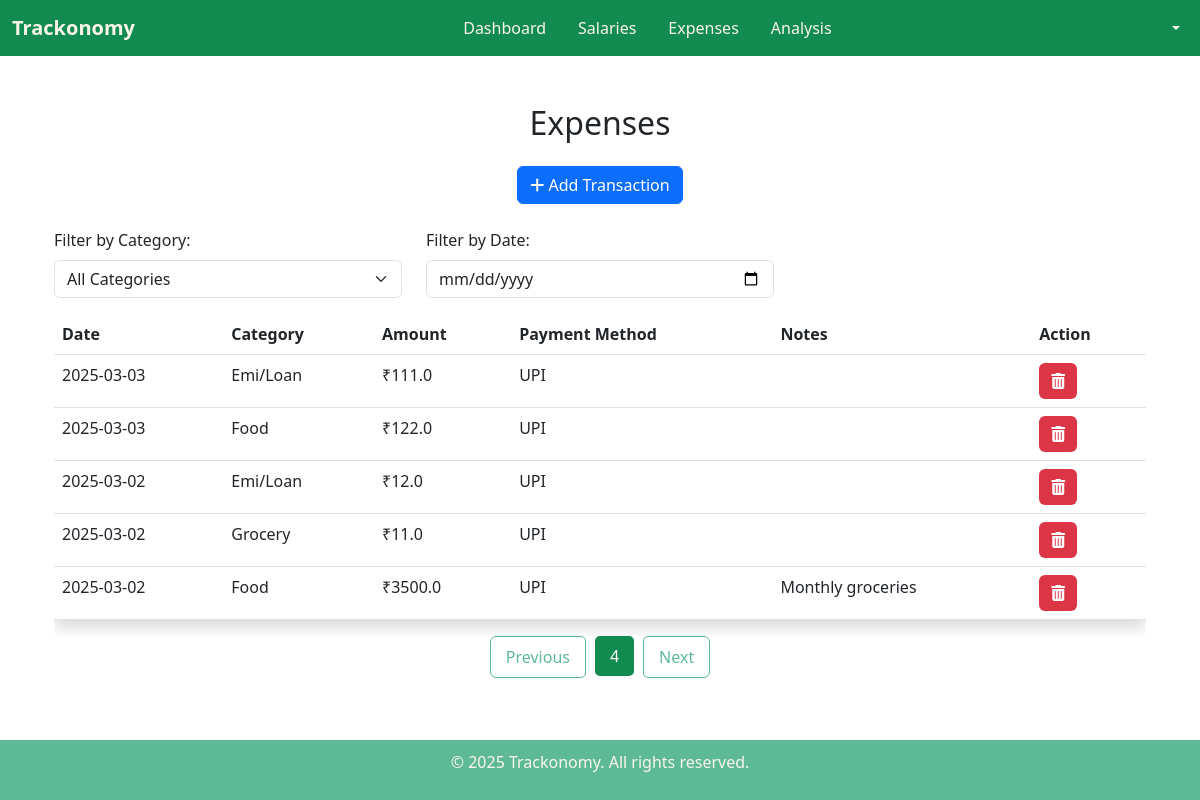
Page /expenses?page=4&category=&date= (signed in) on the committed database.
### tables this page shows
CREATE TABLE expenses (
            id INTEGER PRIMARY KEY AUTOINCREMENT,
            user_id INTEGER NOT NULL,
            amount REAL NOT NULL,
            category TEXT NOT NULL,
            date TEXT NOT NULL,
            description TEXT,
            payment_method TEXT NOT NULL, recurring INTEGER DEFAULT 0, last_added DATE, salary_id INTEGER,
            FOREIGN KEY (user_id) REFERENCES users (id)
        );

### app.py (the view)
@app.route('/expenses')
def expenses():
    if 'username' not in session:
        return redirect(url_for('login'))
    user_id = session['user_id']
    page = request.args.get('page', 1, type=int)
    category = request.args.get('category', '', type=str)
    date = request.args.get('date', '', type=str)
    limit = 5  # Show 5 expenses per page
    offset = (page - 1) * limit
    conn = get_db_connection()
    cursor = conn.cursor()
    cursor.execute("SELECT id, amount, salary_type FROM salaries WHERE user_id = ?", (user_id,))
    salaries = cursor.fetchall()
    query_count = "SELECT COUNT(*) FROM expenses WHERE user_id = ?"
    params_count = [user_id]
    query = "SELECT * FROM expenses WHERE user_id = ?"
    params = [user_id]
    if category:
        query += " AND category = ?"
        params.append(category)
        query_count += " AND category = ?"
        params_count.append(category)
    if date:
        query += " AND date = ?"
        params.append(date)
        query_count += " AND date = ?"
        params_count.append(date)
    query += " ORDER BY date DESC LIMIT ? OFFSET ?"
    params.extend([limit, offset])
    cursor.execute(query_count, params_count)
    total_expenses = cursor.fetchone()[0]
    total_pages = (total_expenses + limit - 1) // limit  # Calculate total pages
    cursor.execute(query, params)
    expenses = cursor.fetchall()
    conn.close()
    return render_template(
        'expenses.html',
        expenses=expenses,
        page=page,
        total_pages=total_pages,
        category=category,
        date=date,
        salaries=salaries
    )

### app.py (called while the page is built)
def get_db_connection():
    conn = sqlite3.connect(DATABASE)
    conn.row_factory = sqlite3.Row  # Allows fetching results as dictionaries
    return conn

### templates/expenses.html (shortened to what this page needs)
{% extends 'base.html' %}
{% block content %}
<link rel="stylesheet" href="https://cdn.jsdelivr.net/npm/bootstrap@5.3.0/dist/css/bootstrap.min.css">
<div class="container mt-4">
    <h2 class="text-center mb-4">Expenses</h2>
    <div class="text-center mb-4">
        <button class="btn btn-primary" onclick="openPopup()">
            <i class="fas fa-plus"></i> Add Transaction
        </button>
    </div>
    <div class="row mb-3">
        <div class="col-md-4">
            <label for="categoryFilter" class="form-label">Filter by Category:</label>
            <select id="categoryFilter" class="form-select" onchange="applyFilters()">
                <option value="">All Categories</option>
            </select>
        </div>
        <div class="col-md-4">
            <label for="dateFilter" class="form-label">Filter by Date:</label>
            <input type="date" id="dateFilter" class="form-control" onchange="applyFilters()">
        </div>
    </div>
    <div class="table-responsive">
        <table class="table table-hover shadow rounded" style="background-color: #FBF6E9;">
            <thead style="background-color: #E3F0AF; color: #333;">
                <tr>
                    <th>Date</th>
                    <th>Category</th>
                    <th>Amount</th>
                    <th>Payment Method</th>
                    <th>Notes</th>
                    <th>Action</th>
                </tr>
            </thead>
            <tbody>
                {% if expenses %}
                {% for expense in expenses %}
                    <tr>
                        <td>{{ expense[4] }}</td>
                        <td>{{ expense[3] }}</td>
                        <td>₹{{ expense[2] }}</td>
                        <td>{{ expense[6] }}</td>
                        <td>{{ expense[5] }}</td>
                        <td>
                            <form action="{{ url_for('delete_transaction', transaction_id=expense[0]) }}" method="post">
                                <button type="submit" class="btn btn-danger">
                                    <i class="fas fa-trash-alt"></i>
                                </button>
                            </form>
                        </td>
                    </tr>
                {% endfor %}
                {% else %}
                    <tr>
                        <td colspan="6" class="text-center">No expenses available.</td>
                    </tr>
                {% endif %}
            </tbody>
        </table>
    </div>
</div>
<nav>
    <ul class="pagination justify-content-center">
        {% if page > 1 %}
            <li class="page-item">
                <a class="page-link" href="{{ url_for('expenses', page=page-1, category=request.args.get('category', ''), date=request.args.get('date', '')) }}">Previous</a>
            </li>
        {% endif %}
        <li class="page-item active">
            <span class="page-link">{{ page }}</span>
        </li>
        {% if page < total_pages %}
            <li class="page-item">
                <a class="page-link" href="{{ url_for('expenses', page=page+1, category=request.args.get('category', ''), date=request.args.get('date', '')) }}">Next</a>
            </li>
        {% endif %}
    </ul>
</nav>
{% endblock %}

### templates/base.html (style rules this page uses)
body { color: #333; font-family: 'Poppins', sans-serif; min-height: 100vh; display: flex; flex-direction: column; }

### templates/expenses.html (style rules this page uses)
.btn-danger { background-color: #dc3545; border: none; }
.pagination { display: flex; list-style: none; padding: 0; }
.page-item { margin: 0 5px; }
.page-link { padding: 8px 15px; text-decoration: none; border-radius: 5px; border: 1px solid #5DB996; color: #5DB996; transition: all 0.3s ease; }
.page-item.active .page-link { background-color: #118B50; color: white; border: none; cursor: default; }

### rows in the picture
expenses: date "2025-03-03", category "Emi/Loan", amount "111.0", payment_method "UPI"
expenses: date "2025-03-03", category "Food", amount "122.0", payment_method "UPI"
expenses: date "2025-03-02", category "Emi/Loan", amount "12.0", payment_method "UPI"
expenses: date "2025-03-02", category "Grocery", amount "11.0", payment_method "UPI"
expenses: date "2025-03-02", category "Food", amount "3500.0", payment_method "UPI", description "Monthly groceries"

### other values in the picture
{{ page }} "4"
